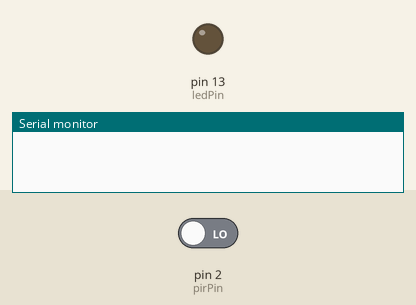
Recording of a sketch running on a simulated Arduino Uno, built with avr-gcc and run on an emulated ATmega328P. Parts: output pins drawn as LEDs (lit = HIGH), the last lines printed to the serial monitor. The inputs (shaded band) are chosen by the test bench; at power-on: pin 2 (pirPin) LOW.

Above: at 1.2 s.
1.3 s: pin 2 (pirPin) driven HIGH
At 2.1 s:
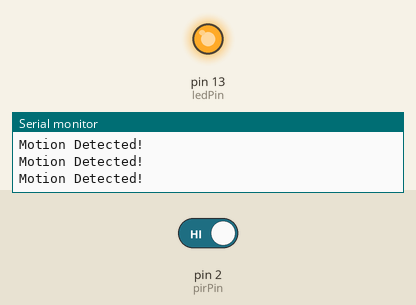
2.8 s: pin 2 (pirPin) driven LOW
At 3.3 s:
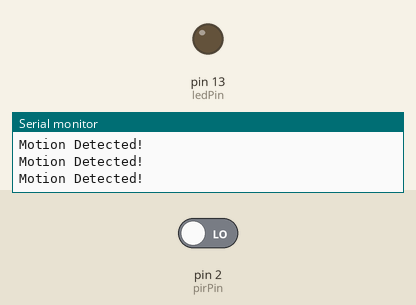
Timing chart, 0 to 5.8 s (numbered marks = the images above; inputs shaded):
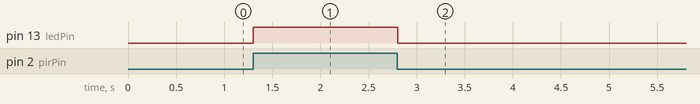

Measured:
- after the input at 1.3 s, pin 13 (ledPin): LOW → HIGH at once
- after the input at 2.8 s, pin 13 (ledPin): HIGH → LOW at once

The sketch:

pir.ino
```cpp
const int pirPin = 2;
const int ledPin = 13;

void setup() {
   Serial.begin(9600);
   pinMode(pirPin, INPUT);
   pinMode(ledPin, OUTPUT);
}

void loop() {
  int motionDetected = digitalRead(pirPin);
  if (motionDetected == HIGH) {
    Serial.println("Motion Detected!");
    digitalWrite(ledPin, HIGH); // Turn on the LED
  } else {
    digitalWrite(ledPin, LOW); // Turn off the LED
  }
  delay(100);
}
```
